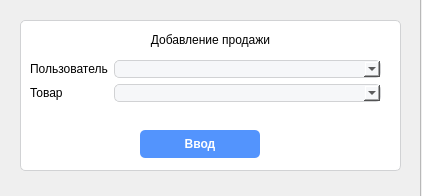
<?xml version="1.0" encoding="UTF-8"?>
<ui version="4.0">
 <class>Form</class>
 <widget class="QWidget" name="Form">
  <property name="geometry">
   <rect>
    <x>0</x>
    <y>0</y>
    <width>422</width>
    <height>196</height>
   </rect>
  </property>
  <property name="windowTitle">
   <string>Form</string>
  </property>
  <widget class="QWidget" name="formLayoutWidget">
   <property name="geometry">
    <rect>
     <x>30</x>
     <y>60</y>
     <width>351</width>
     <height>61</height>
    </rect>
   </property>
   <layout class="QFormLayout" name="formLayout">
    <item row="0" column="0">
     <widget class="QLabel" name="label">
      <property name="minimumSize">
       <size>
        <width>0</width>
        <height>0</height>
       </size>
      </property>
      <property name="font">
       <font>
        <family>Microsoft YaHei UI</family>
        <pointsize>9</pointsize>
       </font>
      </property>
      <property name="text">
       <string>Пользователь</string>
      </property>
     </widget>
    </item>
    <item row="1" column="0">
     <widget class="QLabel" name="label_2">
      <property name="minimumSize">
       <size>
        <width>0</width>
        <height>0</height>
       </size>
      </property>
      <property name="font">
       <font>
        <family>Microsoft YaHei UI</family>
        <pointsize>9</pointsize>
       </font>
      </property>
      <property name="text">
       <string>Товар</string>
      </property>
     </widget>
    </item>
    <item row="0" column="1">
     <widget class="QComboBox" name="comboBox">
      <property name="styleSheet">
       <string notr="true">background-color: #F6F7F9;
border: 1px solid #D1D2D4;
border-radius: 5%;</string>
      </property>
     </widget>
    </item>
    <item row="1" column="1">
     <widget class="QComboBox" name="comboBox_2">
      <property name="styleSheet">
       <string notr="true">background-color: #F6F7F9;
border: 1px solid #D1D2D4;
border-radius: 5%;</string>
      </property>
     </widget>
    </item>
   </layout>
  </widget>
  <widget class="QLabel" name="label_4">
   <property name="geometry">
    <rect>
     <x>20</x>
     <y>30</y>
     <width>381</width>
     <height>20</height>
    </rect>
   </property>
   <property name="font">
    <font>
     <family>Microsoft YaHei UI</family>
     <pointsize>9</pointsize>
    </font>
   </property>
   <property name="layoutDirection">
    <enum>Qt::LeftToRight</enum>
   </property>
   <property name="styleSheet">
    <string notr="true"/>
   </property>
   <property name="text">
    <string>Добавление продажи</string>
   </property>
   <property name="alignment">
    <set>Qt::AlignCenter</set>
   </property>
  </widget>
  <widget class="QPushButton" name="pushButton">
   <property name="geometry">
    <rect>
     <x>140</x>
     <y>130</y>
     <width>120</width>
     <height>28</height>
    </rect>
   </property>
   <property name="minimumSize">
    <size>
     <width>120</width>
     <height>28</height>
    </size>
   </property>
   <property name="font">
    <font>
     <family>Microsoft YaHei UI</family>
     <pointsize>9</pointsize>
     <weight>75</weight>
     <bold>true</bold>
    </font>
   </property>
   <property name="cursor">
    <cursorShape>PointingHandCursor</cursorShape>
   </property>
   <property name="styleSheet">
    <string notr="true">border-radius: 5%;
background-color: #5394FD;
color: white;</string>
   </property>
   <property name="text">
    <string>Ввод</string>
   </property>
  </widget>
  <widget class="QFrame" name="frame">
   <property name="geometry">
    <rect>
     <x>20</x>
     <y>20</y>
     <width>381</width>
     <height>151</height>
    </rect>
   </property>
   <property name="styleSheet">
    <string notr="true">background-color: white;
border-radius: 5%;
border: 1px solid #D1D2D4</string>
   </property>
   <property name="frameShape">
    <enum>QFrame::StyledPanel</enum>
   </property>
   <property name="frameShadow">
    <enum>QFrame::Raised</enum>
   </property>
  </widget>
  <widget class="QFrame" name="frame_2">
   <property name="geometry">
    <rect>
     <x>-10</x>
     <y>-10</y>
     <width>431</width>
     <height>221</height>
    </rect>
   </property>
   <property name="styleSheet">
    <string notr="true">background-image: url(:/backs/back-image.png);</string>
   </property>
   <property name="frameShape">
    <enum>QFrame::StyledPanel</enum>
   </property>
   <property name="frameShadow">
    <enum>QFrame::Raised</enum>
   </property>
  </widget>
  <zorder>frame_2</zorder>
  <zorder>frame</zorder>
  <zorder>formLayoutWidget</zorder>
  <zorder>label_4</zorder>
  <zorder>pushButton</zorder>
 </widget>
 <resources>
  <include location="res.qrc"/>
 </resources>
 <connections/>
</ui>
